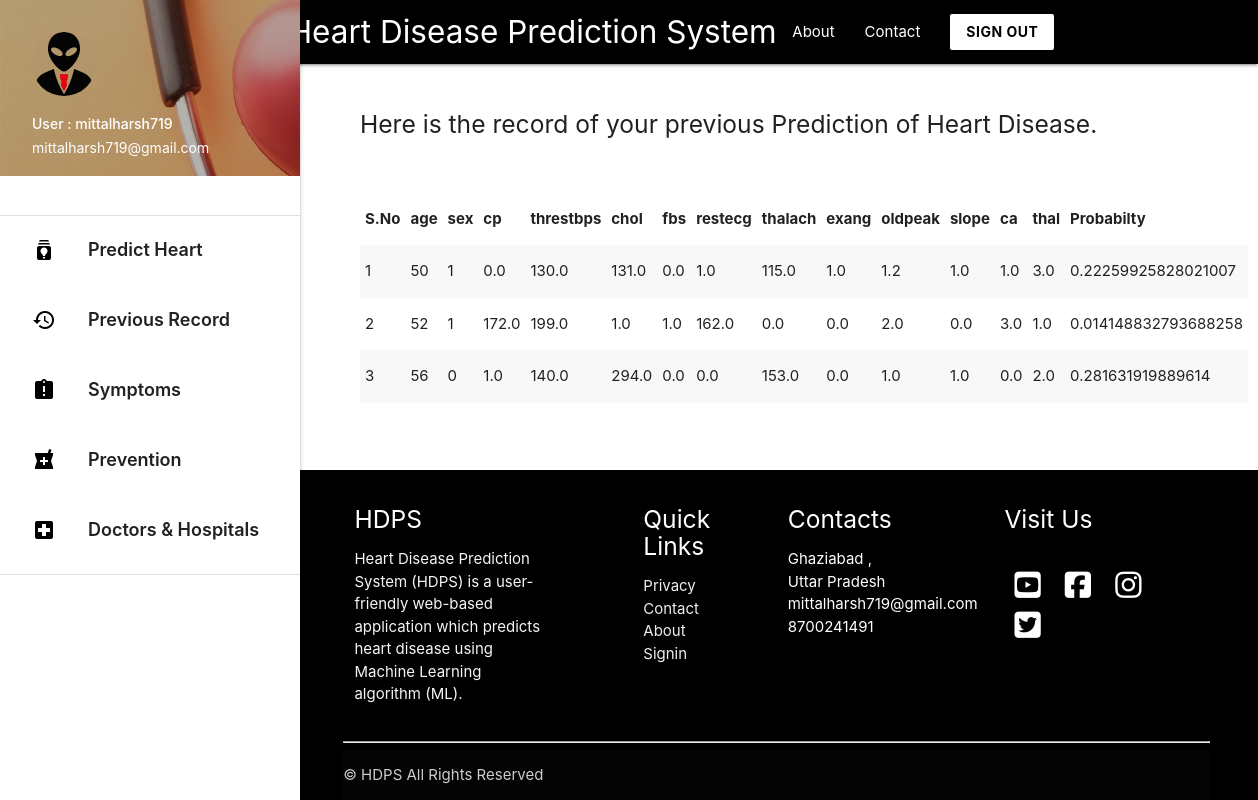
Screenshot of /heartdetail (signed in) with the database file from the repository.
### predictor/models.py (models this page shows, shortened)
class HeartData(models.Model):
    age = models.IntegerField()
    sex = models.IntegerField()
    cp = models.FloatField()
    trestbps = models.FloatField()
    chol = models.FloatField()
    fbs = models.FloatField()
    restcg = models.FloatField()
    thalach = models.FloatField()
    exang = models.FloatField()
    oldpeak = models.FloatField()
    slope = models.FloatField()
    ca = models.FloatField()
    thal = models.FloatField()
    owner = models.ForeignKey(get_user_model() , on_delete=models.CASCADE , related_name='owner' , null=True)
    date = models.DateField(auto_now_add=True)
    probability = models.FloatField(null=True)

### predictor/views.py (the view)
# urls.py: path('heartdetail',views.heartdetail,name='heartdetail'),
def heartdetail(request): # Displays previous results in detail
    if request.user.is_authenticated:
        record_data = HeartData.objects.filter(owner = request.user)
        return render(request , 'heartdetail.html' , {'record_data':record_data})
    return redirect('/')

### templates/heartdetail.html (shortened to what this page needs)
{% extends 'base_layout2.html' %}
{% block content %}
<div class="con">
  <h5 > Here is the record of your previous Prediction of Heart Disease.  </h5>
<br> <br>
  <table class="striped">
   <thead>
     <tr>
         <th>S.No</th>
         <th>age</th>
         <th>sex</th>
         <th>cp</th>
         <th>threstbps</th>
         <th>chol</th>
         <th>fbs</th>
         <th>restecg</th>
         <th>thalach</th>
         <th>exang</th>
         <th>oldpeak</th>
         <th>slope</th>
         <th>ca</th>
         <th>thal</th>
         <th>Probabilty</th>
     </tr>
   </thead>
   <tbody>
     {% for data in record_data %}
     <tr>
       <td>{{ forloop.counter }}</td>
       <td>{{ data.age }}</td>
       <td>{{ data.sex }}</td>
       <td>{{ data.cp }}</td>
       <td>{{ data.trestbps }}</td>
       <td>{{ data.chol }}</td>
       <td>{{ data.fbs }}</td>
       <td>{{ data.restcg }}</td>
       <td>{{ data.thalach }}</td>
       <td>{{ data.exang }}</td>
       <td>{{ data.oldpeak }}</td>
       <td>{{ data.slope }}</td>
       <td>{{ data.ca }}</td>
       <td>{{ data.thal }}</td>
       <td>{{ data.probability }}</td>
     </tr>
     {% endfor %}
   </tbody>
 </table>
</div>
{% endblock %}

### templates/base_layout2.html (shortened to what this page needs)
{% load static %}
<!DOCTYPE html>
<html lang="en">
<head>
  <link href="{% static 'css/materialize.css' %}" type="text/css" rel="stylesheet" media="screen,projection"/>
  <link href="{% static 'css/style.css' %}" type="text/css" rel="stylesheet" media="screen,projection"/>
</head>
<body>
        <div class="navbar-fixed">
          <nav class="black">
            <div class="container">
              <div class="nav-wrapper">
                <a href="/" style="padding-left: 100px;"    class="brand-logo ">Heart Disease Prediction System</a>
                <ul class="right hide-on-med-and-down hover_backcolor">
                  <li><a href="{% url 'about' %}">About</a></li>
                  <li><a href="{% url 'contact' %}">Contact</a></li>
                  <a class=" white black-text waves-effect waves-dark btn  modal-trigger" href="/signout"><b>SIGN OUT </b></a>
                </ul>
              </div>
            </div>
          </nav>
        </div>
      <ul id="slide-out" class="sidenav sidenav-fixed">
        <li><div class="user-view">
          <div class="background">
            <img src="{% static 'img/about.png' %}">
          </div>
          <a href="#user"><img class="circle" src="{% static 'img/user.png' %}"></a>
          <a href="#name"><span class="white-text name">User : {{ request.user.username }} </span></a>
          <a href="#email"><span class="white-text email">{{ request.user.email }}</span></a>
        </div></li>
        <br>
        <li><div class="divider"></div></li>
        <li><a style="font-weight: 600; font-size: 18px; height: 70px; padding-top: 10px;" class="waves-effect hoverable" href="/"><i class="material-icons black-text">batch_prediction</i> Predict Heart Disease </a></li>
        <li><a style="font-weight: 600; font-size: 18px; height: 70px; padding-top: 10px;" class="waves-effect hoverable" href="{% url 'record' %}"><i class="material-icons black-text">history</i> Previous Record </a></li>
        <li><a style="font-weight: 600; font-size: 18px; height: 70px; padding-top: 10px;" class="waves-effect hoverable" href="{% url 'symptoms' %}"><i class="material-icons black-text" >assignment_late</i> Symptoms  </a></li>
        <li><a style="font-weight: 600; font-size: 18px; height: 70px; padding-top: 10px;" class="waves-effect hoverable" href="{% url 'prevention' %}"><i class="material-icons black-text">local_pharmacy</i> Prevention   </a></li>
        <li><a style="font-weight: 600; font-size: 18px; height: 70px; padding-top: 10px;" class="waves-effect hoverable" href="{% url 'doctorhospital' %}"><i class="material-icons black-text">local_hospital</i> Doctors & Hospitals   </a></li>
        <li><div class="divider"></div></li>
      </ul>
      <a href="#" data-target="slide-out" class="sidenav-trigger"><i class="material-icons">menu</i></a>
    {% block content %}
    {% endblock %}
            <section>
            <footer class=" hide-on-small-only black page-footer">
              <div class="" style=" width: 90%; margin: auto;">
                <div class="row">
                  <div class="col  s12 m6 l3 ">
                    <h5 class="white-text">HDPS</h5>
                    <p class="grey-text text-lighten-4">Heart Disease Prediction System (HDPS) is a user-friendly web-based application which predicts heart disease using
                        Machine Learning algorithm (ML). </p>
                  </div>
                  <div class="  col l2 m6 s12 offset-l1 ">
                    <h5 class="white-text">Quick Links</h5>
                    <ul>
                   <li><a class="grey-text text-lighten-3" href="#!">Privacy</a></li>
                      <li><a class="grey-text text-lighten-3" href="#!">Contact</a></li>
                      <li><a class="grey-text text-lighten-3" href="#!">About</a></li>
                      <li><a class="grey-text text-lighten-3" href="#!">Signin</a></li>
                    </ul>
                  </div>
                  <div class="col l2 m6 s12  ">
                      <h5 class="white-text">Contacts</h5>
                      <ul>
                      <li>Ghaziabad , Uttar Pradesh</li>
                      <li>mittalharsh719@gmail.com</li>
                      <li>8700241491</li>
                  </ul>
                  </div>
                  <div class=" col l3 m6 s12 offset-l1 ">
                      <h5 class="white-text">Visit Us</h5>
                      <br>
                      <a href="https://www.youtube.com/" target="_blank"> <i style="color: white; margin: 5px 10px;"  class="fab fa-youtube-square fa-2x"></i></a>
                  <a href="https://www.youtube.com/" target="_blank"> <i style="color: white; margin: 5px 10px;" class="fab fa-facebook-square fa-2x"></i></a>
                  <a href="https://www.youtube.com/" target="_blank"> <i style="color: white; margin: 5px 10px;" class="fab fa-instagram fa-2x"></i></a>
                  <a href="https://www.youtube.com/" target="_blank"> <i style="color: white; margin: 5px 10px;" class="fab fa-twitter-square fa-2x"></i> </a>
                  </div>
                </div>
                <hr>
              <div class="footer-copyright">
                ©  HDPS All Rights Reserved
              </div>
          </div>
            </footer>
          </section>
  </body>
</html>

### templates/heartdetail.html (style rules this page uses)
footer { padding-left: 295px; }
.con { padding-left: 390px; width: 90%; flex: 1 0 auto; }
body { display: flex; min-height: 100vh; flex-direction: column; }

### templates/base_layout2.html (style rules this page uses)
footer { padding-left: 295px; }
.con { padding-left: 360px; width: 95%; }

### rows the page displays
HeartData: age "50", sex "1", cp "0.0", trestbps "130.0", chol "131.0", fbs "0.0", restcg "1.0", thalach "115.0", exang "1.0", oldpeak "1.2", slope "1.0", ca "1.0", thal "3.0", probability "0.22259925828021007"
HeartData: age "52", sex "1", cp "172.0", trestbps "199.0", chol "1.0", fbs "1.0", restcg "162.0", thalach "0.0", exang "0.0", oldpeak "2.0", slope "0.0", ca "3.0", thal "1.0", probability "0.014148832793688258"
HeartData: age "56", sex "0", cp "1.0", trestbps "140.0", chol "294.0", fbs "0.0", restcg "0.0", thalach "153.0", exang "0.0", oldpeak "1.0", slope "1.0", ca "0.0", thal "2.0", probability "0.281631919889614"

### other values shown
{{ request.user.username }} "mittalharsh719"
{{ request.user.email }} "mittalharsh719@gmail.com"
